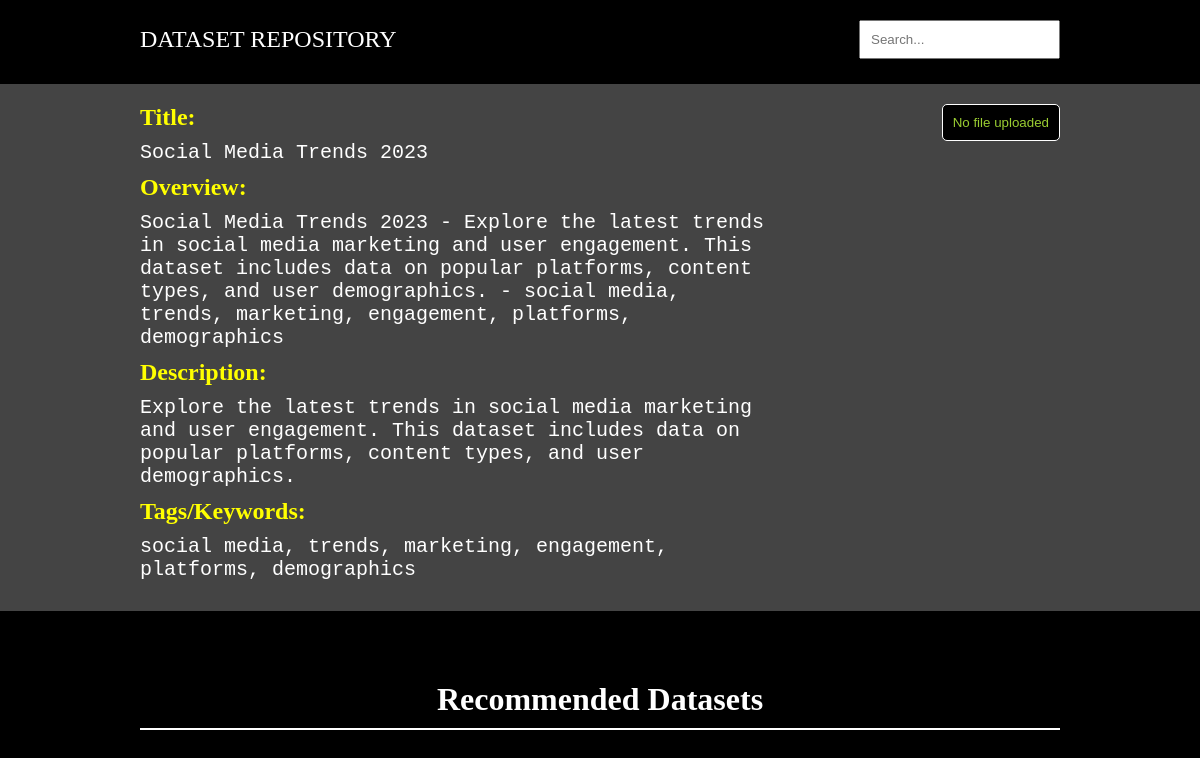
Screenshot of /dataset/3/ with the database file from the repository.
### base/models.py (models this page shows, shortened)
class Dataset(models.Model):
  title = models.CharField(max_length=255)
  description = models.TextField()
  tags = models.TextField()
  overview = models.TextField(blank=True)
  file = models.FileField(upload_to="uploads/",
                          validators=[FileExtensionValidator(allowed_extensions=["zip", "rar"])], blank=True)

### base/views.py (the view)
# urls.py: path("dataset/<int:pk>/", views.dataset, name="dataset"),
def dataset(request, pk):
  current_dataset = Dataset.objects.get(id=pk)
  pks, scores = give_recommendations(current_dataset.id)
  similar_datasets = []
  for pk in pks:
    similar_datasets.append(Dataset.objects.get(id=pk))
  return render(request, "base/dataset.html", {"dataset" : current_dataset,
                                                "similar_datasets" : similar_datasets,
                                                "scores" : scores, "pks" : pks})

### base/views.py (called while the page is built)
def give_recommendations(id):
  datasets = Dataset.objects.all()
  data_dict = list(datasets.values())
  df = pd.DataFrame(data_dict)
  df["overview"] = df["overview"].fillna('')
  tfv = TfidfVectorizer(min_df=1, max_features=None, strip_accents="unicode", analyzer="word", token_pattern=r"\w{1,}", ngram_range=(1, 3), stop_words="english")
  tfv_matrix = tfv.fit_transform(df["overview"])
  cos_sim = cosine_similarity(tfv_matrix, tfv_matrix)
  id_to_index = {str(id_): index for index, id_ in enumerate(df["id"])}
  idx = id_to_index[str(id)]
  cos_sim_scores = list(enumerate(cos_sim[idx]))
  cos_sim_scores = sorted(cos_sim_scores, key=lambda x: x[1], reverse=True)
  cos_sim_scores = cos_sim_scores[1:6]
  dataset_indices = [cos_sim_score[0] for cos_sim_score in cos_sim_scores]
  similar_ids = [df.iloc[index]["id"] for index in dataset_indices]
  return similar_ids, cos_sim_scores

### base/templates/base/dataset.html (shortened to what this page needs)
<!DOCTYPE html>
<html lang="en">
<head>
<body>
  <header>
    <nav>
      <a href="/"><div class="logo">DATASET REPOSITORY</div></a>
      <div class="search">
        <form action="{% url 'home' %}" method="GET" autocomplete="off">
          <input type="text" name="q" placeholder="Search...">
        </form>
      </div>
    </nav>
  </header>
  <main>
    <div class="content">
      <div class="big">
        {% if dataset.title %}
        <h2>Title: </h4>
        <p class="value">{{ dataset.title }}</p>
        {% endif %}
        {% if dataset.overview %}
        <h2>Overview: </h4>
        <p class="value">{{ dataset.overview }}</p>
        {% endif %}
        {% if dataset.description %}
        <h2>Description: </h4>
        <p class="value">{{ dataset.description }}</p>
        {% endif %}
        {% if dataset.tags %}
        <h2>Tags/Keywords: </h4>
        <p class="value">{{ dataset.tags }}</p>
        {% endif %}
      </div>
      <div class="small">
      {% if dataset.file %}
        <button class="download-button"><a href="{% url 'download' dataset.id %}">Download dataset</a></button>
      {% else %}
        <button class="download-button"><a href="">No file uploaded</a></button>
      {% endif %}
      </div>
    </div>
  </main>
  <div class="similar">
    <div class="content">
      <h1 class="similar-text">Recommended Datasets</h1>
    </div>
  </div>
</body>
</html>

### base/templates/base/dataset.html (style rules this page uses)
* { box-sizing: border-box; margin: 0px; padding: 0px; }
body { background-color: #000; color: white; }
header { background-color: black; display: flex; justify-content: center; align-items: center; }
header nav { width: 80%; display: flex; justify-content: space-between; align-items: center; color: white; font-size: 24px; text-align: center; margin-bottom: 5px; padding: 20px; }
a { color: white; }
main { margin-bottom: 50px; background-color: #444; }
main .content { width: 80%; display: flex; justify-content: space-between; margin: 0 auto; padding: 20px; }
.big { width: 70%; margin-right: 20px; }
.small { width: 30%; text-align: right; }
.similar { display: flex; justify-content: center; }
.similar .content { width: 80%; display: flex; text-align: center; flex-direction: column; padding: 20px; }
.download-button { background-color: #000; color: blue; border: 1px solid #fff; padding: 10px; border-radius: 5px; cursor: pointer; text-align: right; }
a { text-decoration: none; color: yellowgreen; }
h1 { margin-bottom: 20px; border-bottom: 2px solid white; padding-bottom: 10px; }
p { margin: 10px 0px; }
.logo { color: white; }
h2 { color: yellow; }
input { padding: 10px; }
.value { font-size: 20px; font-family: 'Courier New', Courier, monospace; }

### rows the page displays
Dataset: title "Social Media Trends 2023", overview "Social Media Trends 2023 - Explore the latest trends in social media marketing and user engagement. This dataset includes data on popular platforms, content types, and user demographics. - social media, trends, marketing, engagement, platforms, demographics", description "Explore the latest trends in social media marketing and user engagement. This dataset includes data on popular platforms, content types, and user demographics.", tags "social media, trends, marketing, engagement, platforms, demographics"
